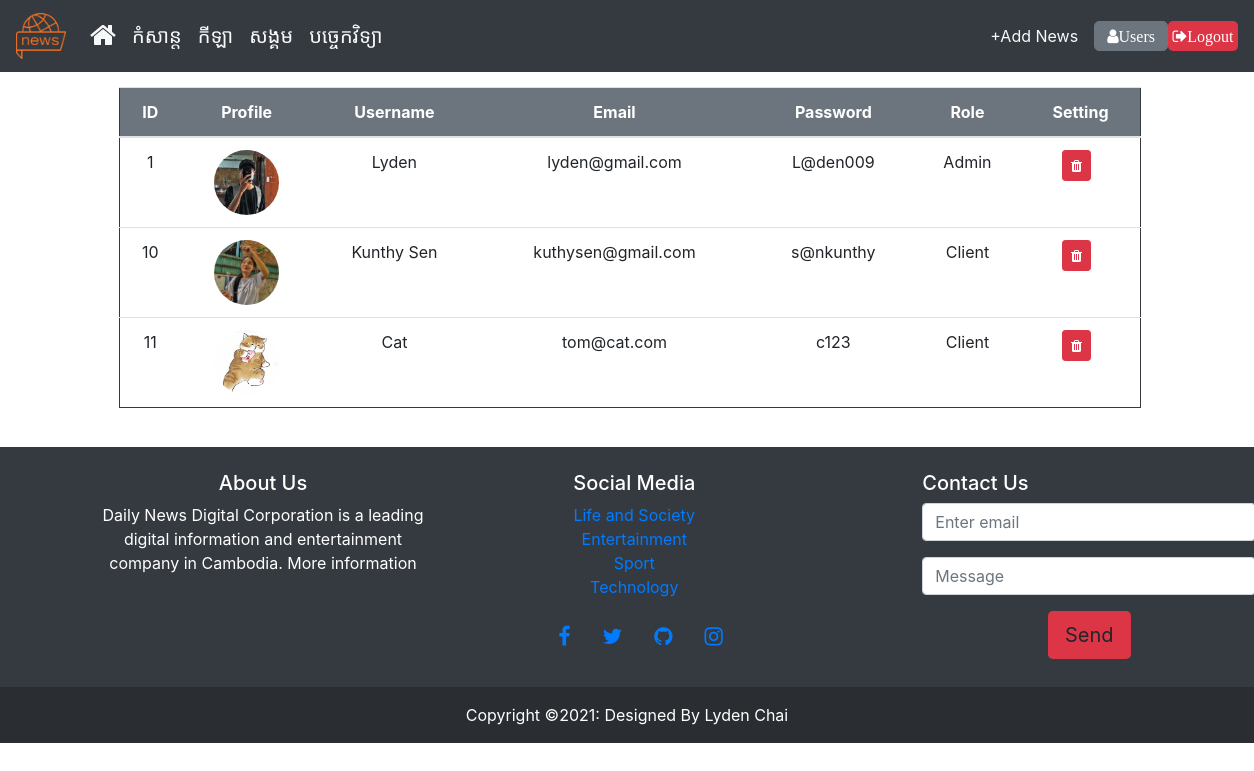
The page /index.php?page=user (signed in) on the database as committed earlier.
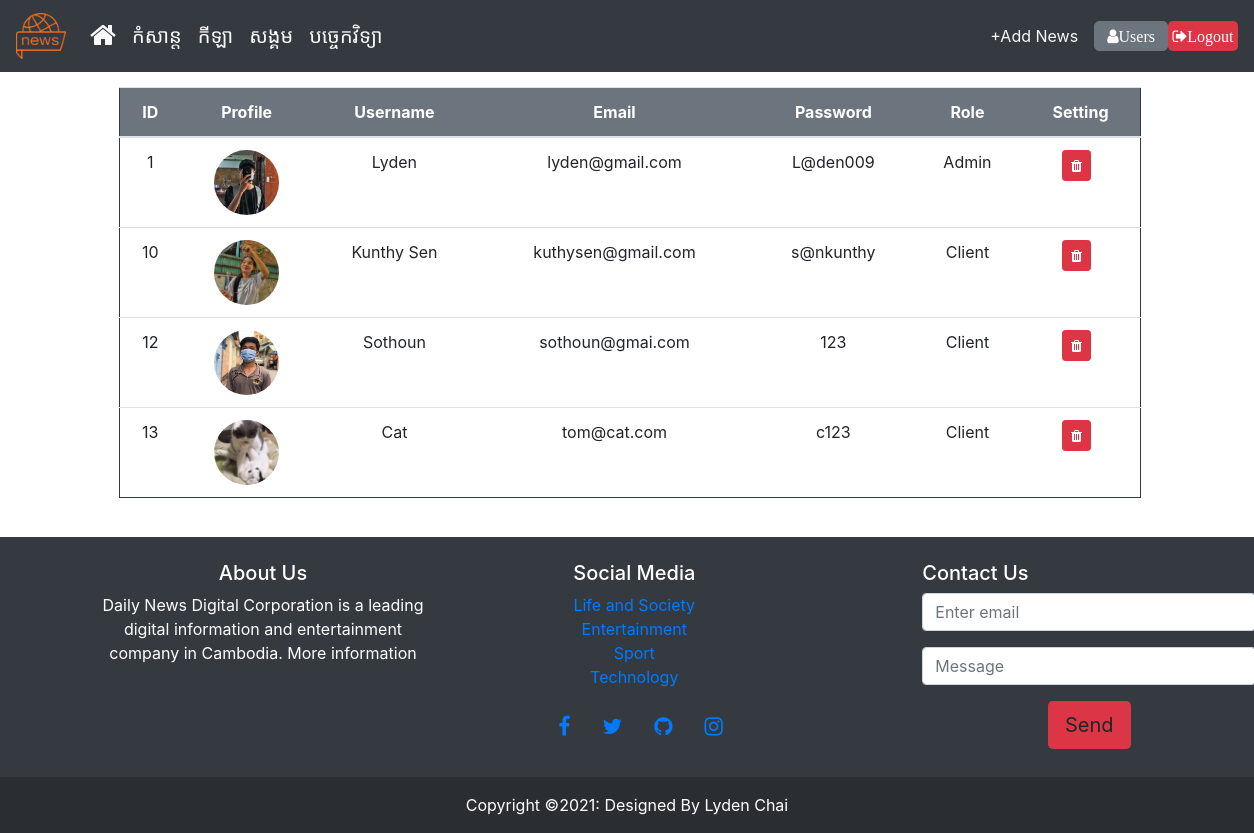
The same page on the database as committed later.
### tables this page shows
CREATE TABLE `user` (
  `userID` int(11) NOT NULL,
  `userName` varchar(100) NOT NULL,
  `role` varchar(100) NOT NULL,
  `email` varchar(100) NOT NULL,
  `password` varchar(100) NOT NULL,
  `profile` varchar(200) NOT NULL
);

### inc/database.php (called while the page is built, shortened)
<?php
    function database() {
        return new mysqli('localhost', 'root', '', 'PHP_Project');
    }
    function selectAllUser() {
        return database()->query("SELECT * FROM user");
    }
?>

### pages/users.php (the view)
<div class="container-fluid table-responsive">
    <table class="table border border-dark" style="margin:15px; width: 83.5%; margin-left: 8.5%">
        <thead class="bg-secondary text-white text-center">
            <tr>
                <th scope="col">ID</th>
                <th scope="col">Profile</th>
                <th scope="col">Username</th>
                <th scope="col">Email</th>
                <th scope="col">Password</th>
                <th scope="col">Role</th>
                <th scope="col">Setting</th>
            </tr>
        </thead>
        <tbody class="text-center" style="text-align: center; align-items: center;justify-content: center; ">
            <?php
                require_once("inc/database.php");
                $users = selectAllUser();
                foreach($users as $user):
            ?>
            <tr>
                <td><?= $user["userID"] ?></td>
                <td><img src="uploadImg/<?= $user['profile']?>" alt="error" style="width: 65px; height: 65px; border-radius: 50%;"></td>
                <td><?= $user["userName"] ?></td>
                <td><?= $user["email"] ?></td>
                <td><?= $user["password"] ?></td>
                <td><?= $user["role"] ?></td>
                <td><a href="process/deleteUser.php?id=<?= $user['userID']?>" class="btn btn-danger btn-sm mr-2"><i class="fa fa-trash"></i></a></td>
            </tr>
        <?php endforeach; ?>
        </tbody>
    </table>
</div>
<br>

### partial/navbar.php (shortened to what this page needs)
<?php
  require_once('inc/database.php');
  $users = selectAllUser();
  foreach($users as $user):
    if($user['userName'] == $_SESSION['name']):
?>
<nav class="navbar navbar-expand-lg navbar-light bg-dark position-sticky sticky-top">
  <a class="navbar-brand" href="#">
    <img src="assets/images/182-1827833_news-logo-png-logo-news-clipart.png" alt="Logo" style="width:50px;">
  </a>
  <div class="collapse navbar-collapse" id="navbarSupportedContent">
    <ul class="navbar-nav mr-auto">
    <li class="nav-item active">
        <a class="nav-link text-light" href="?page=home"><i class="fa fa-home" style="font-size:28px"></i><span class="sr-only">(current)</span></a>
      </li>
      <li class="nav-item">
        <a class="nav-link text-light" href="?page=entertainment" style="font-size:20px">កំសាន្ត</a>
      </li>
      <li class="nav-item">
        <a class="nav-link text-light" href="?page=sport" style="font-size:20px">កីឡា</a>
      </li>
      <li class="nav-item">
        <a class="nav-link text-light" href="?page=society" style="font-size:20px">សង្គម</a>
      </li>
      <li class="nav-item">
        <a class="nav-link text-light" href="?page=technology" style="font-size:20px">បច្ចេកវិទ្យា</a>
      </li>
    </ul>
    <form class="form-inline my-2 my-lg-0">
      <?php if($user['role'] == "Admin"): ?>
      <a class="nav-link text-light" href="?page=admin">+Add News</a>
      <a href="?page=user"><i class="btn btn-secondary w-100 fa fa-user" style="height: 30px; width: 70px;display: flex; text-align: center; align-items: center; justify-content: center; border-radius: 5px; text-decoration: none;">Users</i></a>
      <?php endif; ?>
      <a href="https://localhost/PHP_Project"><i class="fa fa-sign-out btn-danger" style="height: 30px; width: 70px;display: flex; text-align: center; align-items: center; justify-content: center; border-radius: 5px; text-decoration: none; ">Logout</i></a>
    </form>
  </div>
</nav>
<?php
  endif;
  endforeach;
?>

Rows that differ between the two databases and show on the page:
removed user: userID "11", profile (picture), userName "Cat", email "tom@cat.com", password "c123", role "Client"
added user: userID "12", profile (picture), userName "Sothoun", email "sothoun@gmai.com", password "123", role "Client"
added user: userID "13", profile (picture), userName "Cat", email "tom@cat.com", password "c123", role "Client"
